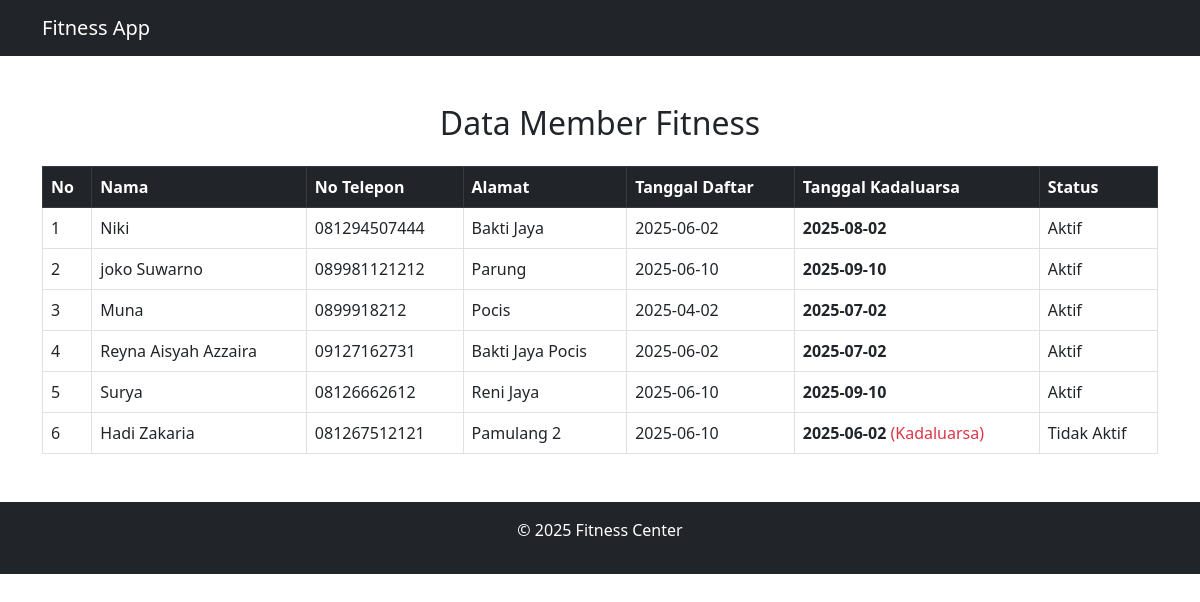
The page /tampil_member.php on the database its author committed.
### tables this page shows
CREATE TABLE `member` (
  `id_member` int(11) NOT NULL,
  `nama` varchar(100) NOT NULL,
  `no_telepon` varchar(20) DEFAULT NULL,
  `alamat` text DEFAULT NULL,
  `tanggal_daftar` date NOT NULL,
  `tanggal_kadaluarsa` date NOT NULL,
  `status` enum('Aktif','Tidak Aktif') DEFAULT 'Aktif'
);

### tampil_member.php (the view)
<?php include('db.php'); ?>
<?php include('includes/header.php'); ?>
<div class="container my-5">
    <h2 class="text-center mb-4">Data Member Fitness</h2>
    <table class="table table-bordered table-hover">
        <thead class="table-dark">
            <tr>
                <th>No</th>
                <th>Nama</th>
                <th>No Telepon</th>
                <th>Alamat</th>
                <th>Tanggal Daftar</th>
                <th>Tanggal Kadaluarsa</th>
                <th>Status</th>
            </tr>
        </thead>
        <tbody>
            <?php
            $result = $conn->query("SELECT * FROM member ORDER BY id_member ASC");
            $no = 1;
            $today = date('Y-m-d');
            while ($row = $result->fetch_assoc()) :
                $kadaluarsa = $row['tanggal_kadaluarsa'];
                $isExpired = strtotime($kadaluarsa) < strtotime($today);
            ?>
            <tr<?= $isExpired ? " style='background-color:#f8d7da'" : "" ?>>
                <td><?= $no++ ?></td>
                <td><?= $row['nama'] ?></td>
                <td><?= $row['no_telepon'] ?></td>
                <td><?= $row['alamat'] ?></td>
                <td><?= $row['tanggal_daftar'] ?></td>
                <td><strong><?= $kadaluarsa ?></strong><?= $isExpired ? " <span class='text-danger'>(Kadaluarsa)</span>" : "" ?></td>
                <td><?= $row['status'] ?></td>
            </tr>
            <?php endwhile; ?>
        </tbody>
    </table>
</div>
<?php include('includes/footer.php'); ?>

### includes/header.php
<!DOCTYPE html><html lang="id"><head><meta charset="UTF-8"><meta name="viewport" content="width=device-width, initial-scale=1.0"><title>Fitness App</title><link href="https://cdn.jsdelivr.net/npm/bootstrap@5.3.0-alpha1/dist/css/bootstrap.min.css" rel="stylesheet"></head><body><nav class="navbar navbar-expand-lg navbar-dark bg-dark"><div class="container"><a class="navbar-brand" href="index.php">Fitness App</a></div></nav>

### includes/footer.php
<footer class="bg-dark text-white text-center py-3 mt-5"><p>&copy; 2025 Fitness Center</p></footer><script src="https://cdn.jsdelivr.net/npm/bootstrap@5.3.0-alpha1/dist/js/bootstrap.bundle.min.js"></script></body></html>

### rows shown on the page
member: nama "Niki", no_telepon "081294507444", alamat "Bakti Jaya", tanggal_daftar "2025-06-02", tanggal_kadaluarsa "2025-08-02", status "Aktif"
member: nama "joko Suwarno", no_telepon "089981121212", alamat "Parung", tanggal_daftar "2025-06-10", tanggal_kadaluarsa "2025-09-10", status "Aktif"
member: nama "Muna", no_telepon "0899918212", alamat "Pocis", tanggal_daftar "2025-04-02", tanggal_kadaluarsa "2025-07-02", status "Aktif"
member: nama "Reyna Aisyah Azzaira", no_telepon "09127162731", alamat "Bakti Jaya Pocis", tanggal_daftar "2025-06-02", tanggal_kadaluarsa "2025-07-02", status "Aktif"
member: nama "Surya", no_telepon "08126662612", alamat "Reni Jaya", tanggal_daftar "2025-06-10", tanggal_kadaluarsa "2025-09-10", status "Aktif"
member: nama "Hadi Zakaria", no_telepon "081267512121", alamat "Pamulang 2", tanggal_daftar "2025-06-10", tanggal_kadaluarsa "2025-06-02", shows "(Kadaluarsa)", status "Tidak Aktif"
